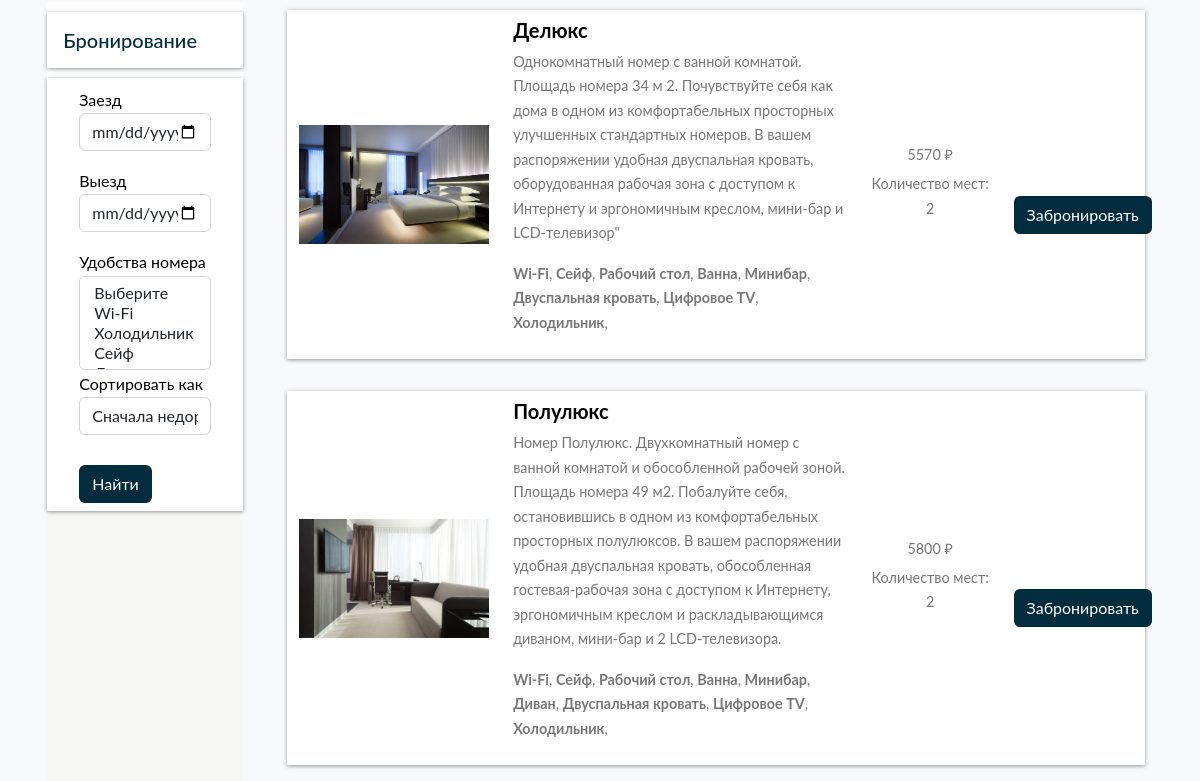
The app's page / (lower part), older data.
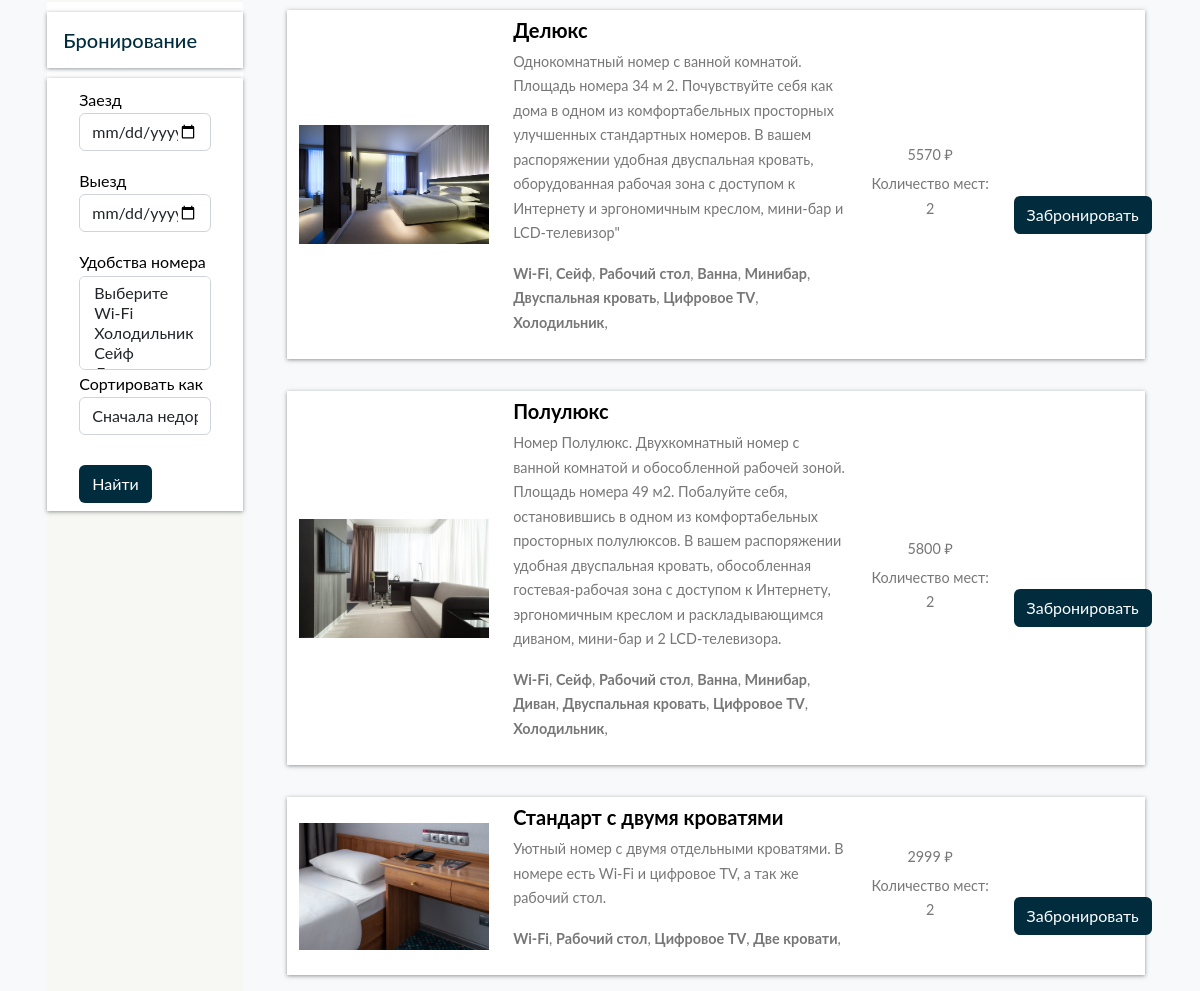
The same page, newer data.
### home/models.py (models this page shows, shortened)
class BaseModel(models.Model):
    uid = models.UUIDField(default=uuid.uuid4   , editable=False , primary_key=True)
    created_at = models.DateField(auto_now_add=True)
    updated_at = models.DateField(auto_now_add=True)
    class Meta:
        abstract = True

class Hotel(BaseModel):
    hotel_name = models.CharField(max_length=100, verbose_name = "Название номера")
    hotel_price = models.IntegerField(verbose_name = "Цена номера")
    description = models.TextField(max_length=500, verbose_name = "Описание")
    amenities = models.ManyToManyField(Amenities, verbose_name = "Удобства номера")
    room_count = models.IntegerField(default=1, verbose_name = "Количество бронирований")
    people_capacity = models.IntegerField(default=0, verbose_name = "Вместимость")

class HotelImages(BaseModel):
    hotel= models.ForeignKey(Hotel ,related_name="images", on_delete=models.CASCADE, verbose_name = "Название номера")
    images = models.ImageField(upload_to="hotels", verbose_name = "Изображение")

class Amenities(BaseModel):
    amenity_name = models.CharField(max_length=100)

### home/views.py (the view)
# urls.py: path('', home, name='home'),
def home(request):
    amenities_objs = Amenities.objects.all()
    hotels_objs = Hotel.objects.all()
    sort_by = request.GET.get('sort_by')
    search = request.GET.get('search')
    amenities = request.GET.getlist('amenities')
    print(amenities)
    if sort_by:
        if sort_by == 'ASC':
            hotels_objs = hotels_objs.order_by('hotel_price')
        elif sort_by == 'DSC':
            hotels_objs = hotels_objs.order_by('-hotel_price')
    if search:
        hotels_objs = hotels_objs.filter(
            Q(hotel_name__icontains = search) |
            Q(description__icontains = search) )
    if len(amenities):
        hotels_objs = hotels_objs.filter(amenities__amenity_name__in = amenities).distinct()
    context = {'amenities_objs' : amenities_objs , 'hotels_objs' : hotels_objs , 'sort_by' : sort_by
    , 'search' : search , 'amenities' : amenities}
    return render(request , 'home.html' ,context)

### templates/home.html (shortened to what the changed rows need)
{% extends "base.html" %}
{%  block start %}
<div class="container-fluid" style="display: flex;">
    <div class="container-fluid col-9" style="display: flex;flex-wrap: wrap;">
         {% for hotels_obj in hotels_objs %}
        <div class="row search-card-result" style="align-items: center">
            <div class="col-md-3">
                    <a href="/hotel-detail/{{hotels_obj.uid}}">
                        <img class="img-fluid" src="/media/{{hotels_obj.images.first.images}}" alt="Card image cap">
                    </a></div>
                    <div class="col-md-5">
                        <h5><a style="text-decoration:none; color: black" href="/hotel-detail/{{hotels_obj.uid}}">{{hotels_obj.hotel_name}}</a></h5>
                        <p>
                            {{hotels_obj.description}}
                        </p>
                        <p>
                            {%for amenitie in hotels_obj.amenities.all %}
                            <b>{{amenitie.amenity_name}}</b>,
                            {% endfor %}
                        </p>
                    </div>
                    <div class="col-md-2 border-left text-center more-offers">
                        <p>{{hotels_obj.hotel_price}} ₽</p>
                        <p>Количество мест: {{hotels_obj.people_capacity}}</p>
                    </div>
                    <div style="margin-top:30px" class="col-md-1 border-left text-center more-offers">
                        <a  href="/hotel-detail/{{hotels_obj.uid}}">
                            <button style="margin-top:30px;  background-color:#002c3e; color:white;" class="btn">Забронировать</button>
                        </a>
                    </div>
            </div>
        {% endfor %}
        </div>
</div>
{% endblock %}

Row changes from the older to the newer data that the page shows:
added Hotel: images.first.images (picture), hotel_name "Стандарт с двумя кроватями", description "Уютный номер с двумя отдельными кроватями. В номере есть Wi-Fi и цифровое TV, а так же рабочий стол.", hotel_price "2999", people_capacity "2", Amenities (amenity_name "Wi-Fi"), Amenities (amenity_name "Рабочий стол"), Amenities (amenity_name "Цифровое TV")
now on this page (row unchanged): Amenities: amenity_name "Две кровати"
